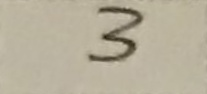
#> input picture Code/KNN/Cell_8_Test_10.jpg, 207 x 94 px
$ python -i CellsExtractionPhase.py   (imports and definitions only)
#> lines starting #> are read from the running program, lines starting #| are printed output that depends on the picture; after the words box and inside, x2 and y2 are one past the last pixel; in counts of white or black regions, pixels touching at a corner belong together
#> in extractCells, image is the input picture: shape (94, 207, 3); mean B, G, R 155.4, 175.5, 183
import numpy as np
import cv2
import imutils
from imutils import contours


# [38 lines left out: functions order_points, four_point_transform, not called in this run]


def skewCorrection(image):
    ratio = image.shape[0] / 500.0
#> ratio = 0.188
    orig = image.copy()
    image = imutils.resize(image, height=500)
#> image: shape (500, 1101, 3)

    gray = cv2.cvtColor(image, cv2.COLOR_BGR2GRAY)
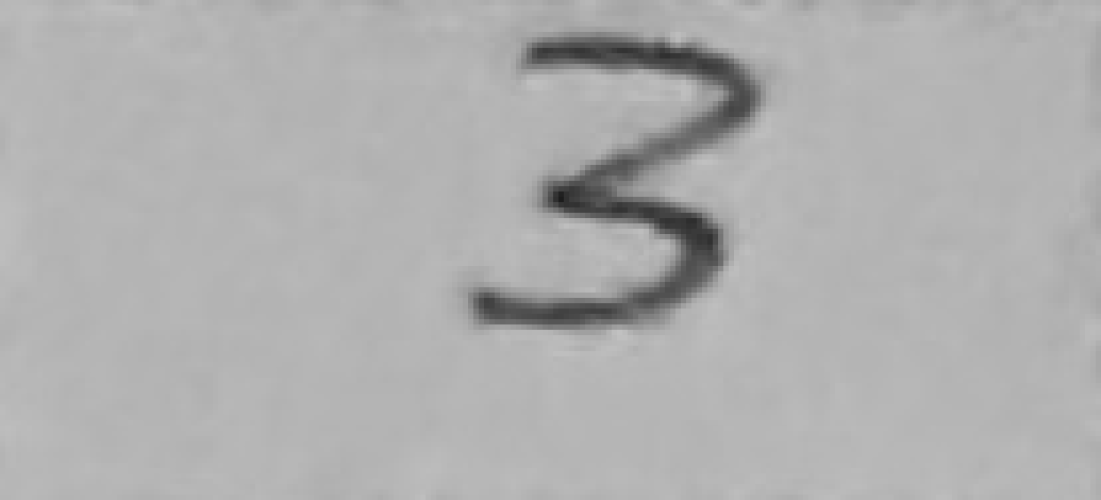
#> gray: shape (500, 1101); min 28, max 193, mean 175.4
    gray = cv2.GaussianBlur(gray, (5, 5), 0)
    edged = cv2.Canny(gray, 75, 200)
#> edged: shape (500, 1101); every value is 0
    edged[:, -1] = np.ones(edged.shape[0])
    edged[:, 0] = np.ones(edged.shape[0])
    edged[-1, :] = np.ones(edged.shape[1])
    edged[0, :] = np.ones(edged.shape[1])
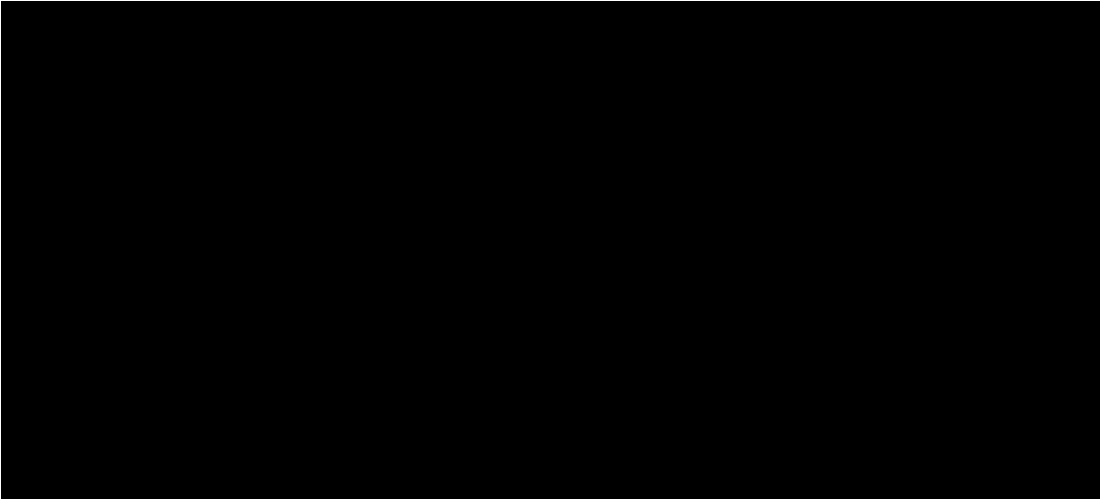
#> edged: shape (500, 1101); values 0 (black) and 1 (white), 0.58% white in thin lines or dots

    cnts = cv2.findContours(edged.copy(), cv2.RETR_LIST,
                            cv2.CHAIN_APPROX_SIMPLE)
#> cnts = 2 contours; box (x1, y1, x2, y2) and area: (0, 0, 1101, 500) 548900, (0, 0, 1101, 500) 548898
    cnts = imutils.grab_contours(cnts)
    cnts = sorted(cnts, key=cv2.contourArea, reverse=True)[1:6]
#> cnts = 1 item

    h, w = edged.shape
#> h = 500; w = 1101
    for c in cnts:
        peri = cv2.arcLength(c, True)
        approx = cv2.approxPolyDP(c, 0.02 * peri, True)
        if len(approx) == 4:
            p1, p2, p3, p4 = approx
            p1, p2, p3, p4 = p1[0], p2[0], p3[0], p4[0]
            if (p1[0] < 10 and p1[1] < 10) or (w-p3[0] < 10 and h-p3[1] < 10) or (w-p2[0] < 10 and p2[1] < 10) or (p4[0] < 10 and h-p4[1] < 10):
                continue
            screenCnt = approx
            break
#> this loop made 1 pass
#> (peri, p1, p2, p3, p4) on pass 1: (3195.7, [0, 1], [1099, 0], [1100, 498], [1, 499])
#> (the run stopped early here; a loop or call above may not have finished)
